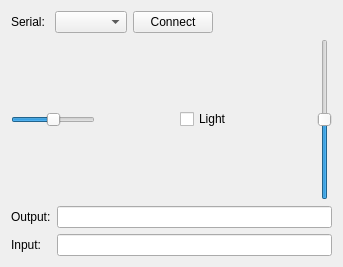
<?xml version="1.0" encoding="UTF-8"?>
<ui version="4.0">
 <class>MainWindow</class>
 <widget class="QMainWindow" name="MainWindow">
  <property name="geometry">
   <rect>
    <x>0</x>
    <y>0</y>
    <width>343</width>
    <height>267</height>
   </rect>
  </property>
  <property name="windowTitle">
   <string>MainWindow</string>
  </property>
  <widget class="QWidget" name="centralWidget">
   <layout class="QVBoxLayout" name="verticalLayout">
    <item>
     <layout class="QHBoxLayout" name="horizontalLayoutSerial">
      <item>
       <widget class="QLabel" name="labelSerial">
        <property name="text">
         <string>Serial: </string>
        </property>
       </widget>
      </item>
      <item>
       <widget class="QComboBox" name="comboBoxSerial"/>
      </item>
      <item>
       <widget class="QPushButton" name="pushButtonConnect">
        <property name="text">
         <string>Connect</string>
        </property>
        <property name="checkable">
         <bool>true</bool>
        </property>
       </widget>
      </item>
      <item>
       <spacer name="horizontalSpacerSerial">
        <property name="orientation">
         <enum>Qt::Horizontal</enum>
        </property>
        <property name="sizeHint" stdset="0">
         <size>
          <width>40</width>
          <height>20</height>
         </size>
        </property>
       </spacer>
      </item>
     </layout>
    </item>
    <item>
     <layout class="QHBoxLayout" name="horizontalLayoutControl">
      <item>
       <widget class="QSlider" name="horizontalSliderControl">
        <property name="minimum">
         <number>-100</number>
        </property>
        <property name="maximum">
         <number>100</number>
        </property>
        <property name="orientation">
         <enum>Qt::Horizontal</enum>
        </property>
       </widget>
      </item>
      <item>
       <spacer name="horizontalSpacer2">
        <property name="orientation">
         <enum>Qt::Horizontal</enum>
        </property>
        <property name="sizeHint" stdset="0">
         <size>
          <width>40</width>
          <height>20</height>
         </size>
        </property>
       </spacer>
      </item>
      <item>
       <widget class="QCheckBox" name="checkBoxLight">
        <property name="text">
         <string>Light</string>
        </property>
       </widget>
      </item>
      <item>
       <spacer name="horizontalSpacer1">
        <property name="orientation">
         <enum>Qt::Horizontal</enum>
        </property>
        <property name="sizeHint" stdset="0">
         <size>
          <width>40</width>
          <height>20</height>
         </size>
        </property>
       </spacer>
      </item>
      <item>
       <widget class="QSlider" name="verticalSliderMove">
        <property name="minimum">
         <number>-100</number>
        </property>
        <property name="maximum">
         <number>100</number>
        </property>
        <property name="orientation">
         <enum>Qt::Vertical</enum>
        </property>
       </widget>
      </item>
     </layout>
    </item>
    <item>
     <layout class="QGridLayout" name="gridLayout">
      <item row="0" column="0">
       <widget class="QLabel" name="labelOutput">
        <property name="text">
         <string>Output:</string>
        </property>
       </widget>
      </item>
      <item row="0" column="1">
       <widget class="QLineEdit" name="lineEditInput"/>
      </item>
      <item row="1" column="0">
       <widget class="QLabel" name="labelInput">
        <property name="text">
         <string>Input:</string>
        </property>
       </widget>
      </item>
      <item row="1" column="1">
       <widget class="QLineEdit" name="lineEdit_2"/>
      </item>
     </layout>
    </item>
   </layout>
  </widget>
 </widget>
 <layoutdefault spacing="6" margin="11"/>
 <resources/>
 <connections/>
</ui>
